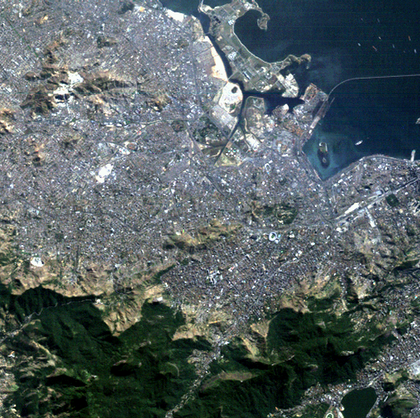
%> input picture segment_pointoper/rio.tif, 420 x 418 px, shrunk from 508 x 505 before the run
$ octave tema3_segmentacion.m   (GNU Octave 9; MATLAB toolbox functions it lacks are replaced by stand-ins)
%> lines starting %> are read from the running program, lines starting %| are printed output that depends on the picture
%Alumno : Nelson Dura駉na - 2da parcial 2014 Materia : PDI I
%Utiliza como base el codigo fuente proveido en clase por el profesor

IM=imread('rio.tif');
%> IM is the input picture: size 418x420x3 uint8; mean R, G, B 85.7, 96.9, 98.3
subplot(2,2,1);imshow( IM );

[nf nc c] = size(IM);
%> nf = 418; nc = 420; c = 3


%colormoda = [ 200 ; 200; 200 ];

%para hallar el color que aparece con mas frecuencia usamos los histogramas
%de cada canal , obtenemos las intensidades en la posicion con mayores repeticiones.
[Rocurr, Rint ]= imhist(IM(:,:,1));
%> Rocurr = 256 values, max 4114 at index 9, min 53 at index 235, mean 685.8; Rint = 256 values from 0 to 255
[Gocurr, Gint ]= imhist(IM(:,:,2));
%> Gocurr = 256 values, max 2010 at index 33, min 42 at index 245, mean 685.8; Gint = 256 values from 0 to 255
[Bocurr, Bint ]= imhist(IM(:,:,3));
%> Bocurr = 256 values, max 1456 at index 1, min 56 at index 231, mean 685.8; Bint = 256 values from 0 to 255
Tocurr = Rocurr + Gocurr + Bocurr;
%> Tocurr = 256 values, max 5614 at index 1, min 172 at index 237, mean 2057.3
max_ocurr = max(Tocurr);
%> max_ocurr = 5614
pos = find(Tocurr >= max_ocurr);
%> pos = 1
colormoda = [ Rint(pos); Gint(pos); Bint(pos)];
%> colormoda = [0; 0; 0]


%matriz identidad para que la distancia de mahalanobis se comporte como
%distancia euclidea
MC=[1 0 0;0 1 0;0 0 1];

MCi=inv(MC);
IM2=IM;

for f=1:nf
    for c=1:nc
        z=[IM(f,c,1); IM(f,c,2); IM(f,c,3)];
        d2=DMaha( z, colormoda , MCi );
        if d2>0.12,
        IM2(f,c,:)=[0 0 0];
        end;
    end;
end;
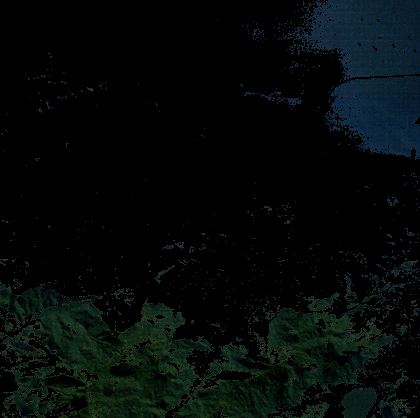
%> IM2: size 418x420x3 uint8; mean R, G, B 4.2, 9.4, 8.8
subplot(2,2,2);imshow(IM2);
